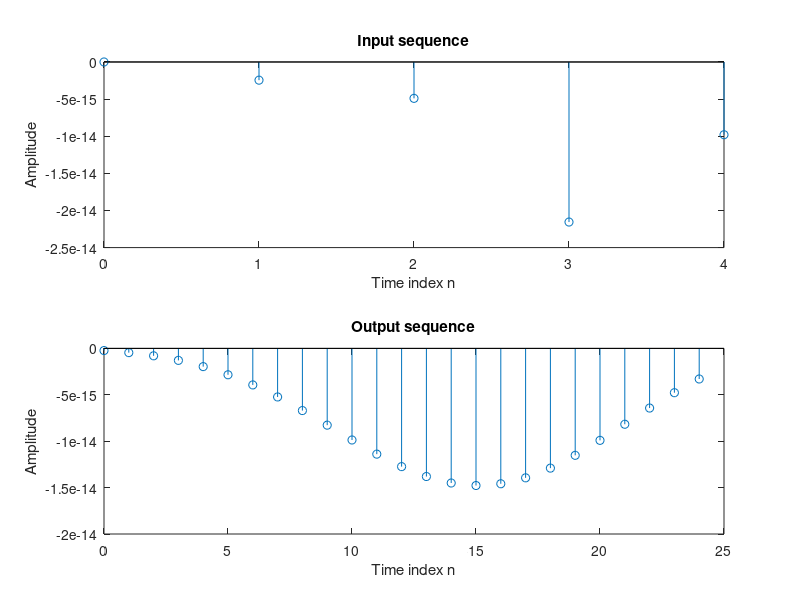

Here is the MATLAB script that generated this plot:
% Program 13_6
% Illustration of Interpolation Process
%
clf;
N = input('Length of input signal = ');
L = input('Up-sampling factor = ');
f1 = input('Frequency of first sinusoid = ');
f2 = input('Frequency of second sinusoid = ');
% Generate the input sequence
n = 0:N-1;
x = sin(2*pi*f1*n) + sin(2*pi*f2*n);
% Generate the interpolated output sequence
y = interp(x,L);
% Plot the input and the output sequences
subplot(2,1,1)
stem(n,x(1:N));
title('Input sequence');
xlabel('Time index n'); ylabel('Amplitude');
subplot(2,1,2)
m=0:N*L-1;
stem(m,y(1:N*L));
title('Output sequence');
xlabel('Time index n'); ylabel('Amplitude');
